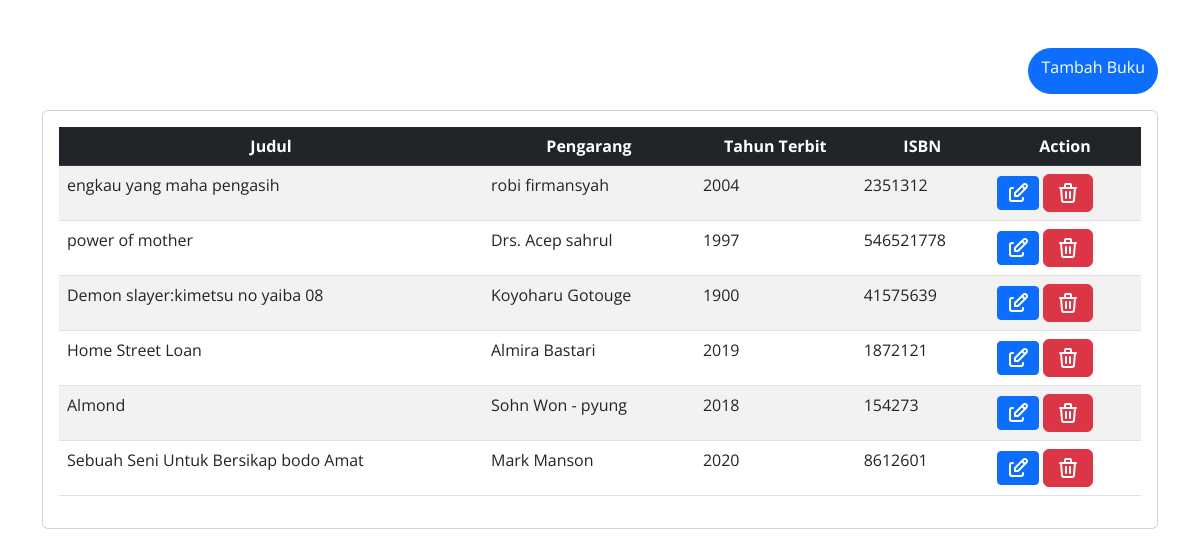
The page / on the database its author committed.
### tables this page shows
CREATE TABLE `buku` (
  `id_buku` int(255) NOT NULL,
  `judul` text NOT NULL,
  `pengarang` text NOT NULL,
  `tahun_terbit` text NOT NULL,
  `isbn` int(255) NOT NULL
);

### index.php (the view, shortened to what this page needs)
<html lang="en">
<head>
    <link rel="stylesheet" href="bootstrap/css/bootstrap.min.css">
    <link href="https://cdn.datatables.net/1.13.5/css/dataTables.bootstrap5.min.css" rel="stylesheet" />
    <link rel="stylesheet" href="style.css">
</head>
<body>
    <main class="container my-5">
        <div class="d-flex justify-content-between mb-3">
            <h2 class="text-white">PERPUSTAKAAN</h2>
            <a href="add.php" class="btn btn-primary rounded-pill">Tambah Buku</a>
        </div>
        <div class="card">
            <div class="card-body">
                <table id="example" class="table table-striped table-hover" style="width:100%">
                    <thead>
                        <tr>
                            <th class="table-dark text-white text-center">Judul</th>
                            <th class="table-dark text-white text-center">Pengarang</th>
                            <th class="table-dark text-white text-center">Tahun Terbit</th>
                            <th class="table-dark text-white text-center">ISBN</th>
                            <th class="table-dark text-white text-center">Action</th>
                        </tr>
                    </thead>
                    <tbody>
                        <?php
                        include 'konek.php';
                        $data = mysqli_query($koneksi, 'select * from buku');
                        while ($d = mysqli_fetch_array($data)) {
                        ?>
                            <tr>
                                <td><?php echo $d['judul']; ?></td>
                                <td><?php echo $d['pengarang']; ?></td>
                                <td><?php echo $d['tahun_terbit']; ?></td>
                                <td><?php echo $d['isbn']; ?></td>
                                <td>
                                    <div>
                                        <a href="edit.php?id=<?= $d['id_buku']; ?>" class="btn btn-primary btn-sm">
                                        </a>
                                        <button type="button" class="btn btn-danger" data-bs-toggle="modal" data-bs-target="#staticBackdrop">
                                        </button>
                                    </div>
                                </td>
                            </tr>
                        <?php
                        }
                        ?>
                    </tbody>
                </table>
            </div>
        </div>
    </main>
</body>
</html>

### style.css (style rules this page uses)
* { font-family: 'Open Sans', sans-serif; }
body { background-image: url('12.jpg'); background-size: cover; background-attachment: auto; }

### rows shown on the page
buku: judul "engkau yang maha pengasih", pengarang "robi firmansyah", tahun_terbit "2004", isbn "2351312"
buku: judul "power of mother", pengarang "Drs. Acep sahrul", tahun_terbit "1997", isbn "546521778"
buku: judul "Demon slayer:kimetsu no yaiba 08", pengarang "Koyoharu Gotouge", tahun_terbit "1900", isbn "41575639"
buku: judul "Home Street Loan", pengarang "Almira Bastari", tahun_terbit "2019", isbn "1872121"
buku: judul "Almond", pengarang "Sohn Won - pyung", tahun_terbit "2018", isbn "154273"
buku: judul "Sebuah Seni Untuk Bersikap bodo Amat", pengarang "Mark Manson", tahun_terbit "2020", isbn "8612601"
